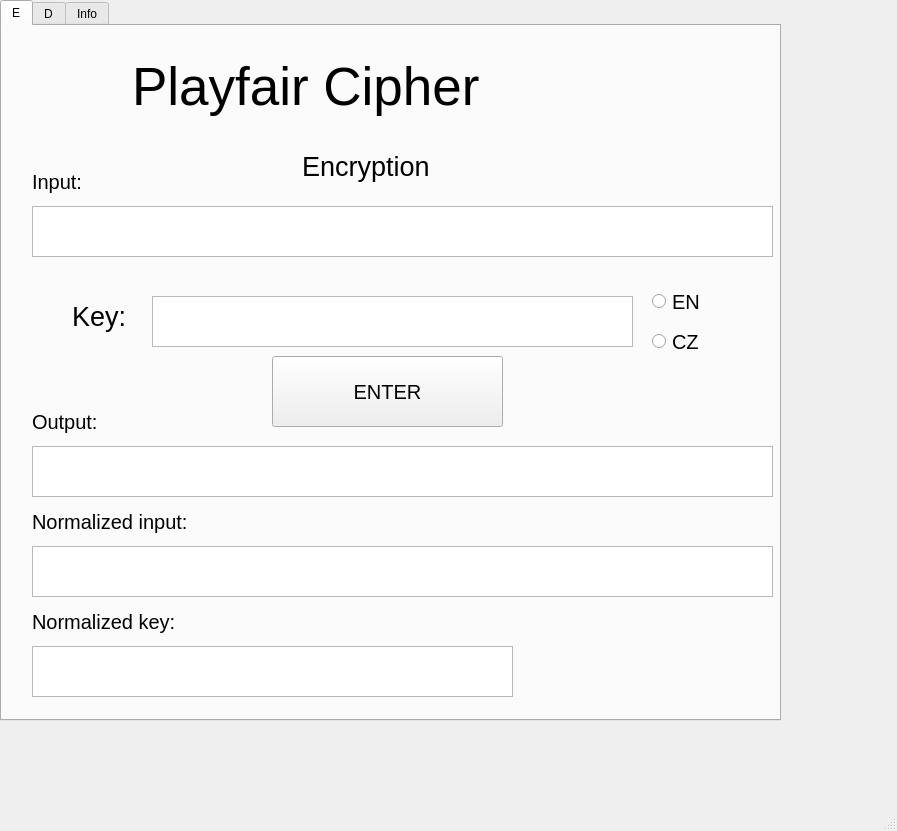
<?xml version="1.0" encoding="UTF-8"?>
<ui version="4.0">
 <class>MainWindow</class>
 <widget class="QMainWindow" name="MainWindow">
  <property name="geometry">
   <rect>
    <x>0</x>
    <y>0</y>
    <width>897</width>
    <height>831</height>
   </rect>
  </property>
  <property name="windowTitle">
   <string>MainWindow</string>
  </property>
  <widget class="QWidget" name="centralwidget">
   <widget class="QTabWidget" name="tabWidget">
    <property name="geometry">
     <rect>
      <x>0</x>
      <y>0</y>
      <width>781</width>
      <height>721</height>
     </rect>
    </property>
    <property name="toolTip">
     <string>&lt;html&gt;&lt;head/&gt;&lt;body&gt;&lt;p&gt;E&lt;/p&gt;&lt;/body&gt;&lt;/html&gt;</string>
    </property>
    <property name="styleSheet">
     <string notr="true"/>
    </property>
    <property name="currentIndex">
     <number>0</number>
    </property>
    <widget class="QWidget" name="E">
     <attribute name="title">
      <string>E</string>
     </attribute>
     <widget class="QLabel" name="label">
      <property name="geometry">
       <rect>
        <x>130</x>
        <y>10</y>
        <width>591</width>
        <height>101</height>
       </rect>
      </property>
      <property name="font">
       <font>
        <pointsize>40</pointsize>
       </font>
      </property>
      <property name="text">
       <string>Playfair Cipher</string>
      </property>
     </widget>
     <widget class="QRadioButton" name="check_e_1">
      <property name="geometry">
       <rect>
        <x>650</x>
        <y>260</y>
        <width>119</width>
        <height>31</height>
       </rect>
      </property>
      <property name="font">
       <font>
        <pointsize>15</pointsize>
       </font>
      </property>
      <property name="text">
       <string>EN</string>
      </property>
     </widget>
     <widget class="QRadioButton" name="check_e_2">
      <property name="geometry">
       <rect>
        <x>650</x>
        <y>300</y>
        <width>119</width>
        <height>31</height>
       </rect>
      </property>
      <property name="font">
       <font>
        <pointsize>15</pointsize>
       </font>
      </property>
      <property name="text">
       <string>CZ</string>
      </property>
     </widget>
     <widget class="QTextEdit" name="input_box_1">
      <property name="geometry">
       <rect>
        <x>30</x>
        <y>180</y>
        <width>741</width>
        <height>51</height>
       </rect>
      </property>
      <property name="font">
       <font>
        <pointsize>20</pointsize>
       </font>
      </property>
     </widget>
     <widget class="QLabel" name="label_2">
      <property name="geometry">
       <rect>
        <x>70</x>
        <y>250</y>
        <width>121</width>
        <height>81</height>
       </rect>
      </property>
      <property name="font">
       <font>
        <pointsize>20</pointsize>
       </font>
      </property>
      <property name="text">
       <string>Key:</string>
      </property>
     </widget>
     <widget class="QPushButton" name="enter_box_1">
      <property name="geometry">
       <rect>
        <x>270</x>
        <y>330</y>
        <width>231</width>
        <height>71</height>
       </rect>
      </property>
      <property name="font">
       <font>
        <pointsize>15</pointsize>
       </font>
      </property>
      <property name="text">
       <string>ENTER</string>
      </property>
     </widget>
     <widget class="QTextEdit" name="output_box_1">
      <property name="geometry">
       <rect>
        <x>30</x>
        <y>420</y>
        <width>741</width>
        <height>51</height>
       </rect>
      </property>
      <property name="font">
       <font>
        <pointsize>20</pointsize>
       </font>
      </property>
      <property name="readOnly">
       <bool>true</bool>
      </property>
     </widget>
     <widget class="QLabel" name="label_3">
      <property name="geometry">
       <rect>
        <x>300</x>
        <y>110</y>
        <width>191</width>
        <height>61</height>
       </rect>
      </property>
      <property name="font">
       <font>
        <pointsize>20</pointsize>
       </font>
      </property>
      <property name="text">
       <string>Encryption</string>
      </property>
     </widget>
     <widget class="QLabel" name="label_4">
      <property name="geometry">
       <rect>
        <x>30</x>
        <y>130</y>
        <width>91</width>
        <height>51</height>
       </rect>
      </property>
      <property name="font">
       <font>
        <pointsize>15</pointsize>
       </font>
      </property>
      <property name="text">
       <string>Input:</string>
      </property>
     </widget>
     <widget class="QLabel" name="label_5">
      <property name="geometry">
       <rect>
        <x>30</x>
        <y>370</y>
        <width>101</width>
        <height>51</height>
       </rect>
      </property>
      <property name="font">
       <font>
        <pointsize>15</pointsize>
       </font>
      </property>
      <property name="text">
       <string>Output:</string>
      </property>
     </widget>
     <widget class="QTextEdit" name="key_box_1">
      <property name="geometry">
       <rect>
        <x>150</x>
        <y>270</y>
        <width>481</width>
        <height>51</height>
       </rect>
      </property>
      <property name="font">
       <font>
        <pointsize>20</pointsize>
       </font>
      </property>
     </widget>
     <widget class="QTextEdit" name="n_input">
      <property name="geometry">
       <rect>
        <x>30</x>
        <y>520</y>
        <width>741</width>
        <height>51</height>
       </rect>
      </property>
      <property name="font">
       <font>
        <pointsize>20</pointsize>
       </font>
      </property>
      <property name="readOnly">
       <bool>true</bool>
      </property>
     </widget>
     <widget class="QLabel" name="label_11">
      <property name="geometry">
       <rect>
        <x>30</x>
        <y>470</y>
        <width>251</width>
        <height>51</height>
       </rect>
      </property>
      <property name="font">
       <font>
        <pointsize>15</pointsize>
       </font>
      </property>
      <property name="text">
       <string>Normalized input:</string>
      </property>
     </widget>
     <widget class="QLabel" name="label_12">
      <property name="geometry">
       <rect>
        <x>30</x>
        <y>570</y>
        <width>251</width>
        <height>51</height>
       </rect>
      </property>
      <property name="font">
       <font>
        <pointsize>15</pointsize>
       </font>
      </property>
      <property name="text">
       <string>Normalized key:</string>
      </property>
     </widget>
     <widget class="QTextEdit" name="n_key">
      <property name="geometry">
       <rect>
        <x>30</x>
        <y>620</y>
        <width>481</width>
        <height>51</height>
       </rect>
      </property>
      <property name="font">
       <font>
        <pointsize>20</pointsize>
       </font>
      </property>
      <property name="readOnly">
       <bool>true</bool>
      </property>
      <property name="html">
       <string>&lt;!DOCTYPE HTML PUBLIC &quot;-//W3C//DTD HTML 4.0//EN&quot; &quot;http://www.w3.org/TR/REC-html40/strict.dtd&quot;&gt;
&lt;html&gt;&lt;head&gt;&lt;meta name=&quot;qrichtext&quot; content=&quot;1&quot; /&gt;&lt;style type=&quot;text/css&quot;&gt;
p, li { white-space: pre-wrap; }
&lt;/style&gt;&lt;/head&gt;&lt;body style=&quot; font-family:'MS Shell Dlg 2'; font-size:20pt; font-weight:400; font-style:normal;&quot;&gt;
&lt;p align=&quot;center&quot; style=&quot;-qt-paragraph-type:empty; margin-top:0px; margin-bottom:0px; margin-left:0px; margin-right:0px; -qt-block-indent:0; text-indent:0px;&quot;&gt;&lt;br /&gt;&lt;/p&gt;&lt;/body&gt;&lt;/html&gt;</string>
      </property>
     </widget>
    </widget>
    <widget class="QWidget" name="D">
     <attribute name="title">
      <string>D</string>
     </attribute>
     <widget class="QLabel" name="label_6">
      <property name="geometry">
       <rect>
        <x>130</x>
        <y>30</y>
        <width>591</width>
        <height>81</height>
       </rect>
      </property>
      <property name="font">
       <font>
        <pointsize>40</pointsize>
       </font>
      </property>
      <property name="text">
       <string>Playfare Cipher</string>
      </property>
     </widget>
     <widget class="QLabel" name="label_7">
      <property name="geometry">
       <rect>
        <x>300</x>
        <y>110</y>
        <width>191</width>
        <height>61</height>
       </rect>
      </property>
      <property name="font">
       <font>
        <pointsize>20</pointsize>
       </font>
      </property>
      <property name="text">
       <string>Decryption</string>
      </property>
     </widget>
     <widget class="QLabel" name="label_8">
      <property name="geometry">
       <rect>
        <x>30</x>
        <y>130</y>
        <width>91</width>
        <height>51</height>
       </rect>
      </property>
      <property name="font">
       <font>
        <pointsize>15</pointsize>
       </font>
      </property>
      <property name="text">
       <string>Input:</string>
      </property>
     </widget>
     <widget class="QRadioButton" name="check_d_1">
      <property name="geometry">
       <rect>
        <x>650</x>
        <y>260</y>
        <width>119</width>
        <height>31</height>
       </rect>
      </property>
      <property name="font">
       <font>
        <pointsize>15</pointsize>
       </font>
      </property>
      <property name="text">
       <string>EN</string>
      </property>
     </widget>
     <widget class="QLabel" name="label_9">
      <property name="geometry">
       <rect>
        <x>70</x>
        <y>250</y>
        <width>121</width>
        <height>81</height>
       </rect>
      </property>
      <property name="font">
       <font>
        <pointsize>20</pointsize>
       </font>
      </property>
      <property name="text">
       <string>Key:</string>
      </property>
     </widget>
     <widget class="QPushButton" name="enter_box_2">
      <property name="geometry">
       <rect>
        <x>270</x>
        <y>330</y>
        <width>231</width>
        <height>71</height>
       </rect>
      </property>
      <property name="font">
       <font>
        <pointsize>15</pointsize>
       </font>
      </property>
      <property name="text">
       <string>ENTER</string>
      </property>
     </widget>
     <widget class="QTextEdit" name="input_box_2">
      <property name="geometry">
       <rect>
        <x>30</x>
        <y>180</y>
        <width>741</width>
        <height>51</height>
       </rect>
      </property>
      <property name="font">
       <font>
        <pointsize>20</pointsize>
       </font>
      </property>
     </widget>
     <widget class="QTextEdit" name="output_box_2">
      <property name="geometry">
       <rect>
        <x>30</x>
        <y>420</y>
        <width>741</width>
        <height>51</height>
       </rect>
      </property>
      <property name="font">
       <font>
        <pointsize>20</pointsize>
       </font>
      </property>
     </widget>
     <widget class="QRadioButton" name="check_d_2">
      <property name="geometry">
       <rect>
        <x>650</x>
        <y>300</y>
        <width>119</width>
        <height>31</height>
       </rect>
      </property>
      <property name="font">
       <font>
        <pointsize>15</pointsize>
       </font>
      </property>
      <property name="text">
       <string>CZ</string>
      </property>
     </widget>
     <widget class="QLabel" name="label_10">
      <property name="geometry">
       <rect>
        <x>30</x>
        <y>370</y>
        <width>101</width>
        <height>51</height>
       </rect>
      </property>
      <property name="font">
       <font>
        <pointsize>15</pointsize>
       </font>
      </property>
      <property name="text">
       <string>Output:</string>
      </property>
     </widget>
     <widget class="QTextEdit" name="key_box_2">
      <property name="geometry">
       <rect>
        <x>150</x>
        <y>270</y>
        <width>481</width>
        <height>51</height>
       </rect>
      </property>
      <property name="font">
       <font>
        <pointsize>20</pointsize>
       </font>
      </property>
     </widget>
    </widget>
    <widget class="QWidget" name="tab_3">
     <attribute name="title">
      <string>Info</string>
     </attribute>
     <widget class="QTextEdit" name="textEdit">
      <property name="geometry">
       <rect>
        <x>-4</x>
        <y>-4</y>
        <width>781</width>
        <height>701</height>
       </rect>
      </property>
      <property name="html">
       <string>&lt;!DOCTYPE HTML PUBLIC &quot;-//W3C//DTD HTML 4.0//EN&quot; &quot;http://www.w3.org/TR/REC-html40/strict.dtd&quot;&gt;
&lt;html&gt;&lt;head&gt;&lt;meta name=&quot;qrichtext&quot; content=&quot;1&quot; /&gt;&lt;style type=&quot;text/css&quot;&gt;
p, li { white-space: pre-wrap; }
&lt;/style&gt;&lt;/head&gt;&lt;body style=&quot; font-family:'MS Shell Dlg 2'; font-size:8pt; font-weight:400; font-style:normal;&quot;&gt;
&lt;p style=&quot; margin-top:0px; margin-bottom:0px; margin-left:0px; margin-right:0px; -qt-block-indent:0; text-indent:0px;&quot;&gt;&lt;span style=&quot; font-size:12pt; font-weight:600; color:#ff0000;&quot;&gt;Playfare Cipher&lt;/span&gt;&lt;/p&gt;
&lt;p style=&quot; margin-top:0px; margin-bottom:0px; margin-left:0px; margin-right:0px; -qt-block-indent:0; text-indent:0px;&quot;&gt;&lt;span style=&quot; font-size:12pt; text-decoration: underline; color:#000000;&quot;&gt;Error:&lt;/span&gt;&lt;/p&gt;
&lt;p style=&quot; margin-top:0px; margin-bottom:0px; margin-left:0px; margin-right:0px; -qt-block-indent:0; text-indent:0px;&quot;&gt;&lt;span style=&quot; font-size:12pt; color:#000000;&quot;&gt;If you have encountered error message it means you have inserted invalid input or a key. &lt;/span&gt;&lt;/p&gt;
&lt;p style=&quot; margin-top:0px; margin-bottom:0px; margin-left:0px; margin-right:0px; -qt-block-indent:0; text-indent:0px;&quot;&gt;&lt;span style=&quot; font-size:12pt; color:#000000;&quot;&gt;Input - You can't encrypt empty string or &amp;quot;Tab&amp;quot;, nor can you encrypt only numbers. For encyption to work please insert mainly letters along with numbers or punctuations, however punctuations will be filtered out and not displayed on the output.&lt;/span&gt;&lt;/p&gt;
&lt;p style=&quot; margin-top:0px; margin-bottom:0px; margin-left:0px; margin-right:0px; -qt-block-indent:0; text-indent:0px;&quot;&gt;&lt;span style=&quot; font-size:12pt; color:#000000;&quot;&gt;Key- Key works on the same principle as input, with only difference not having to input anything for encryption to work. Numbers wont work. Repeated letters will be filtered out.&lt;/span&gt;&lt;/p&gt;
&lt;p style=&quot;-qt-paragraph-type:empty; margin-top:0px; margin-bottom:0px; margin-left:0px; margin-right:0px; -qt-block-indent:0; text-indent:0px; font-size:12pt; color:#000000;&quot;&gt;&lt;br /&gt;&lt;/p&gt;
&lt;p style=&quot; margin-top:0px; margin-bottom:0px; margin-left:0px; margin-right:0px; -qt-block-indent:0; text-indent:0px;&quot;&gt;&lt;span style=&quot; font-size:12pt; color:#000000;&quot;&gt;Symbols filtered from input: &lt;/span&gt;&lt;span style=&quot; font-size:10pt;&quot;&gt;!&amp;quot;#$%&amp;amp;'()*+,-./:;&amp;lt;=&amp;gt;?@[\]^_`{|}~&lt;/span&gt;&lt;/p&gt;
&lt;p style=&quot; margin-top:0px; margin-bottom:0px; margin-left:0px; margin-right:0px; -qt-block-indent:0; text-indent:0px;&quot;&gt;&lt;span style=&quot; font-size:12pt;&quot;&gt;Grid used for encryption:&lt;/span&gt;&lt;/p&gt;
&lt;p style=&quot;-qt-paragraph-type:empty; margin-top:0px; margin-bottom:0px; margin-left:0px; margin-right:0px; -qt-block-indent:0; text-indent:0px; font-size:10pt;&quot;&gt;&lt;br /&gt;&lt;/p&gt;&lt;/body&gt;&lt;/html&gt;</string>
      </property>
     </widget>
     <widget class="QLabel" name="label_13">
      <property name="geometry">
       <rect>
        <x>0</x>
        <y>400</y>
        <width>271</width>
        <height>291</height>
       </rect>
      </property>
      <property name="font">
       <font>
        <pointsize>12</pointsize>
       </font>
      </property>
      <property name="text">
       <string/>
      </property>
      <property name="alignment">
       <set>Qt::AlignLeading|Qt::AlignLeft|Qt::AlignTop</set>
      </property>
     </widget>
    </widget>
   </widget>
  </widget>
  <widget class="QMenuBar" name="menubar">
   <property name="geometry">
    <rect>
     <x>0</x>
     <y>0</y>
     <width>897</width>
     <height>31</height>
    </rect>
   </property>
  </widget>
  <widget class="QStatusBar" name="statusbar"/>
 </widget>
 <resources/>
 <connections/>
</ui>
